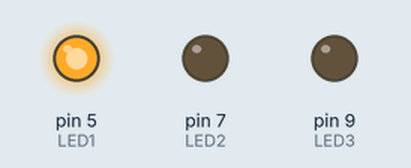
The sketch below on a simulated Arduino Uno, built with avr-gcc and run on an emulated ATmega328P. Parts: output pins drawn as LEDs (lit = HIGH).

Above: at 0.5 s.
At 1.5 s:
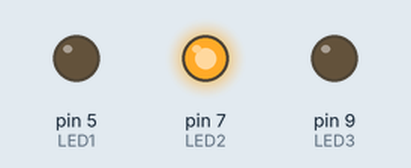
At 5.5 s:
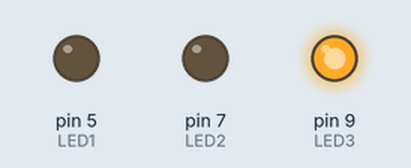
Timing chart, 0 to 6.9 s (numbered marks = the images above):
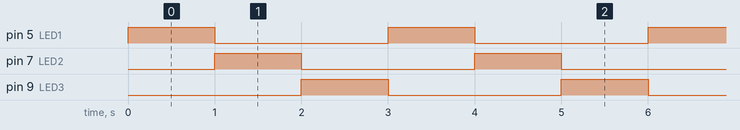

The sketch:

task1_1.ino
```cpp
int LED1 = 5;
int LED2 = 7;
int LED3 = 9;

void setup() {

  pinMode(LED1,OUTPUT);
  pinMode(LED2,OUTPUT);
  pinMode(LED3,OUTPUT);

}
void loop() {
  digitalWrite(LED1,HIGH);
  digitalWrite(LED2,LOW);
  digitalWrite(LED3,LOW);
  delay(1000);
  digitalWrite(LED1,LOW);
  digitalWrite(LED2,HIGH);
  digitalWrite(LED3,LOW);
  delay(1000);
  digitalWrite(LED1,LOW);
  digitalWrite(LED2,LOW);
  digitalWrite(LED3,HIGH);
  delay(1000);
}

  
```

Measured:
- by itself, pin 5 (LED1), pin 7 (LED2), pin 9 (LED3): alternates HIGH for 1.0 s and LOW for 2.0 s
- by itself, everything shown: repeats every 3.0 s, in 3 steps
